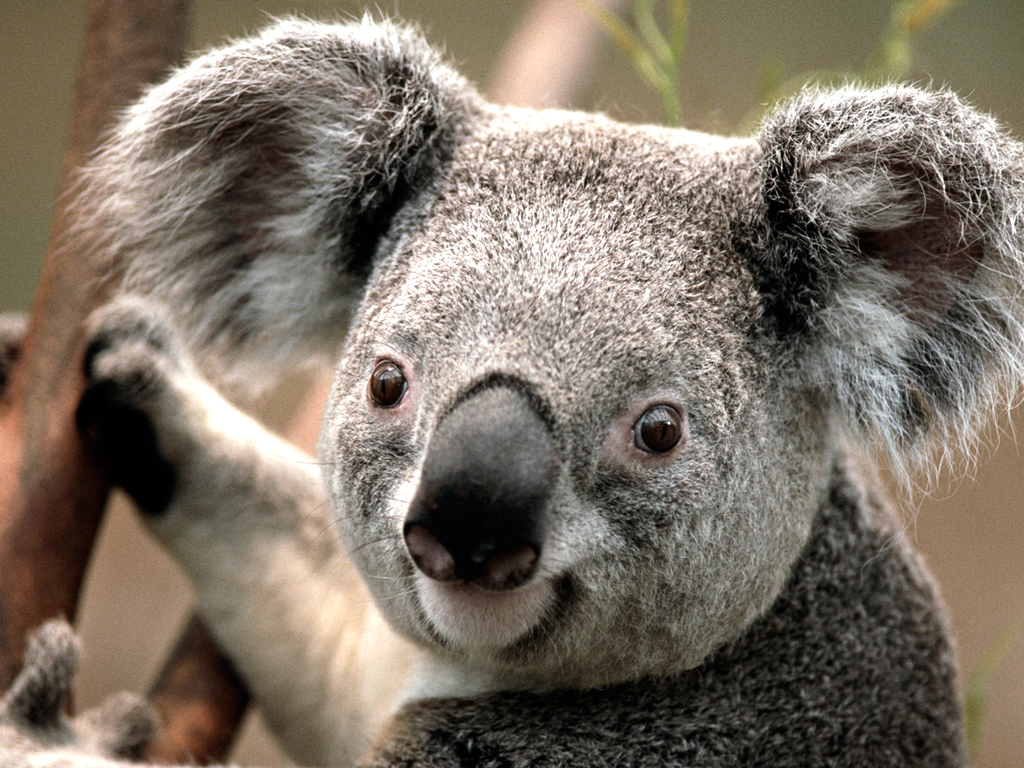
%> input picture Koala.jpg, 1024 x 768 px
$ octave highpass.m   (GNU Octave 9; MATLAB toolbox functions it lacks are replaced by stand-ins)
%> lines starting %> are read from the running program, lines starting %| are printed output that depends on the picture
%Nama		: Hafid Prasetyo Nugroho
%NIM		: 5301414029
%Mata Kuliah	: Pengolahan Citrda digital

clc;
close all; % Mengeluarkan semua window
clear; % Menghpus semua variabel.
workspace; % Make sure the workspace panel is showing.
fontSize = 20;
I = imread('E:\Koala.jpg'); % Membaca file gambar dari hardisk
%> I is the input picture: size 768x1024x3 uint8; mean R, G, B 125.4, 114.7, 102
jarak = imnoise(I,'salt & pepper',0.2); % memberikan efek noise pada gambar
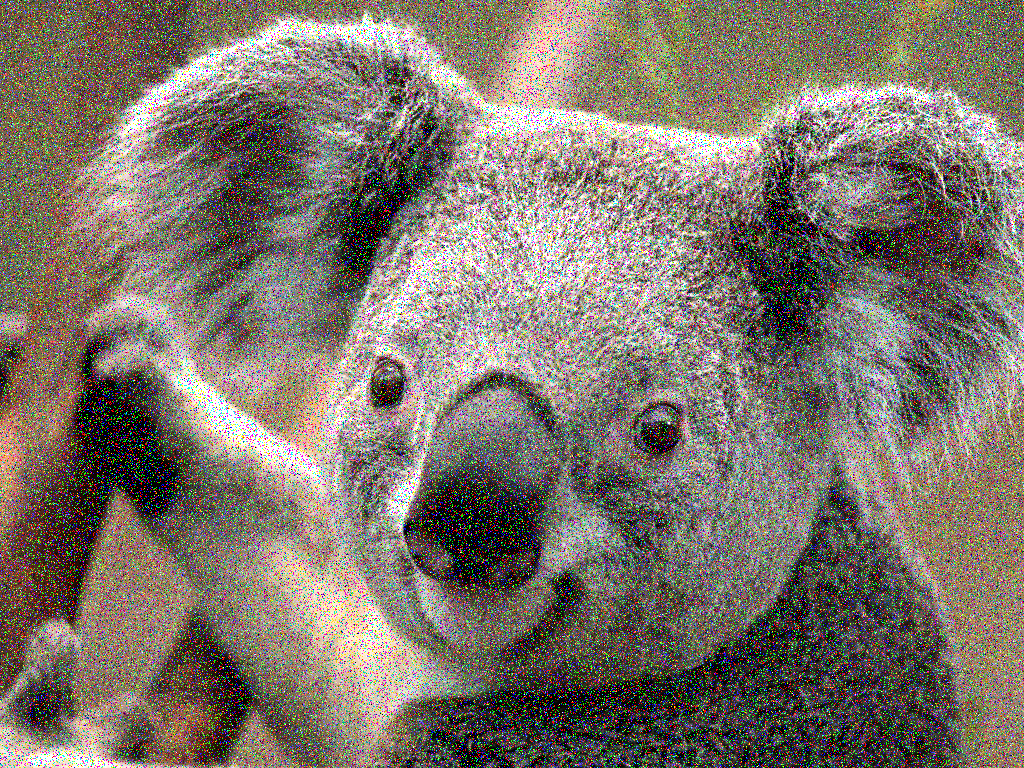
%> jarak: size 768x1024x3 uint8; mean R, G, B 125.9, 117.2, 107.1
r = medfilt2(jarak(:, :, 1), [3 3]); % Filter komposisi warna merah
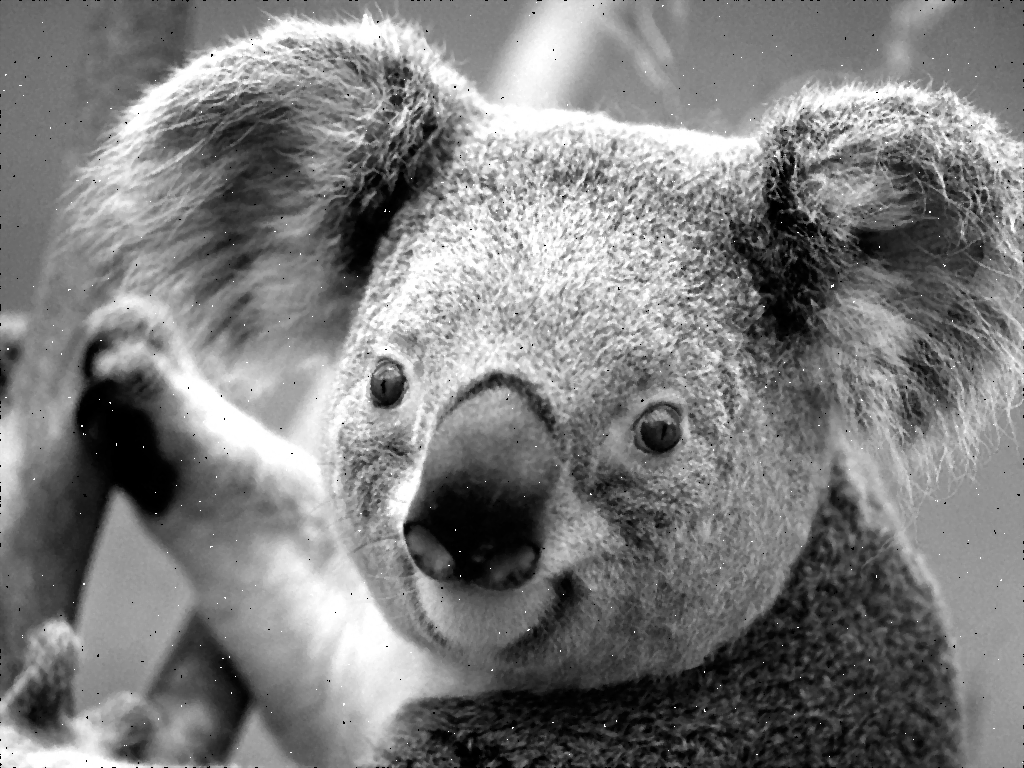
%> r: size 768x1024 uint8; min 0, max 255, mean 125.4
g = medfilt2(jarak(:, :, 2), [3 3]); % Filter komposisi warna hijarakau
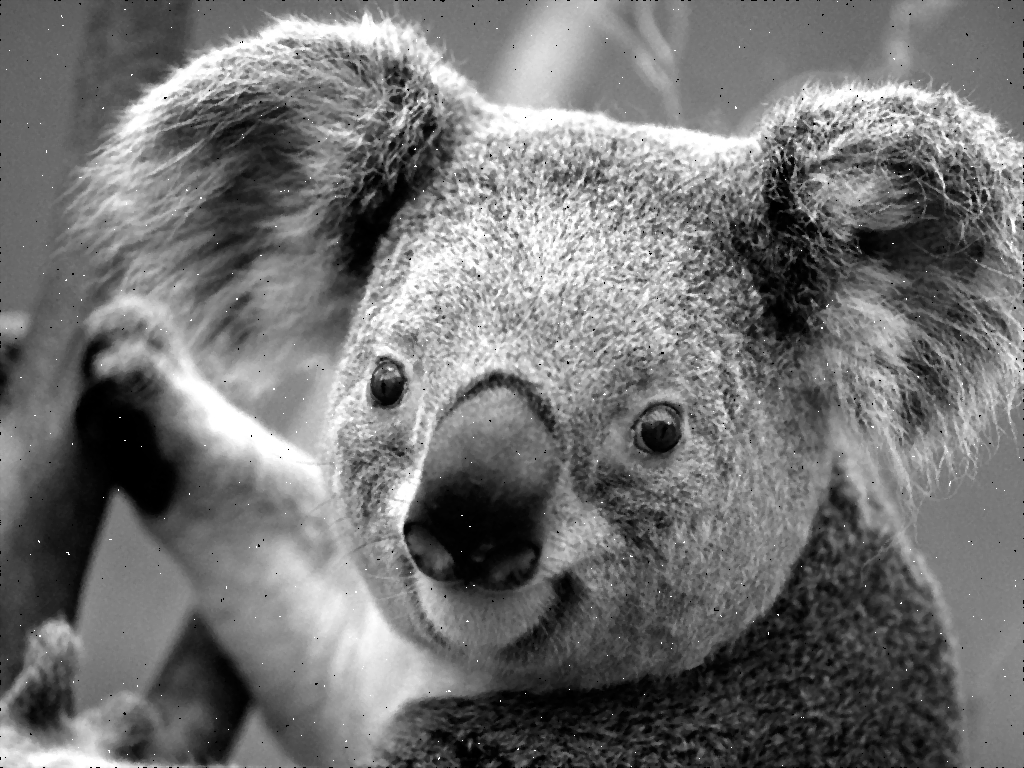
%> g: size 768x1024 uint8; min 0, max 255, mean 114.7
b = medfilt2(jarak(:, :, 3), [3 3]); % Filter komposisi warna biru
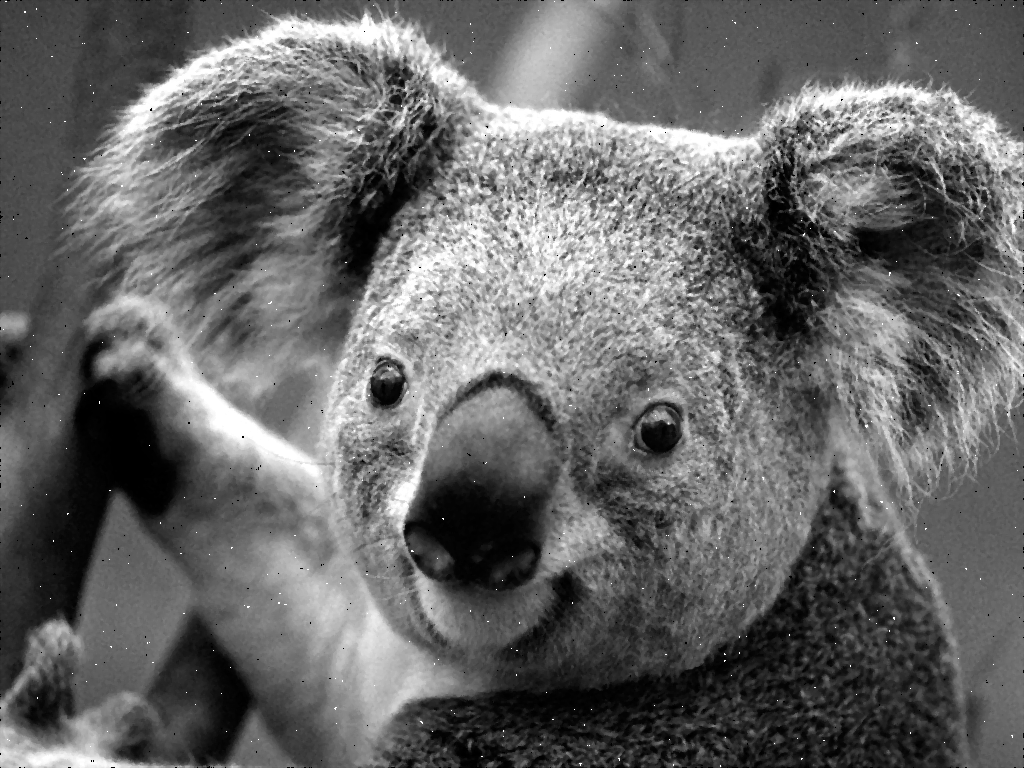
%> b: size 768x1024 uint8; min 0, max 255, mean 102

filter = cat(3, r, g, b); % mengabungkan nilai filter dari r,g,b
imwrite(filter,'E:\Koala_highpass.jpg')
figure; % Menampilkan Figure
rgbImage = filter; % Membaca file gambar dari hardisk
[rows columns numberOfColorBands] = size(rgbImage); %Mengatur Ukuran Gambar
%> rows = 768; columns = 1024; numberOfColorBands = 3
subplot(2, 2, 1); % Membuat Plot 1
imshow(rgbImage, []); % Menanmpilkan gambar asli dari hardisk
title('Original Color Image', 'Fontsize', fontSize); % Membuat Judul dari Plot 1
set(gcf, 'Position', get(0,'Screensize')); % Memaksimalkan ukuran figure.

redPlane = rgbImage(:, :, 1);   % inisialisasi warna merah
greenPlane = rgbImage(:, :, 2); % inisialisasi warna hijau
bluePlane = rgbImage(:, :, 3);  % inisialisasi warna biru

[pixelCountR grayLevelsR] = imhist(redPlane); % Menampilkan histogram warna merah
%> pixelCountR = 256 values, max 14132 at index 256, min 920 at index 14, mean 3072; grayLevelsR = 256 values from 0 to 255
subplot(2, 2, 2); % Membuat plot untuk histogram merah
plot(pixelCountR, 'r'); % perintah plot dengan garis warna merah
title('Histogram of red plane', 'Fontsize', fontSize); % Mengatur judul plot histogram merah
xlim([0 grayLevelsR(end)]); % Mengatur skala plot

[pixelCountG grayLevelsG] = imhist(greenPlane); % Menampilkan histogram warna hijau
%> pixelCountG = 256 values, max 9332 at index 256, min 310 at index 253, mean 3072; grayLevelsG = 256 values from 0 to 255
subplot(2, 2, 3); % Membuat plot untuk histogram hijau
plot(pixelCountG, 'g'); % perintah plot dengan garis warna hijau
title('Histogram of green plane', 'Fontsize', fontSize); % Mengatur judul plot histogram hijau
xlim([0 grayLevelsG(end)]); % Mengatur skala plot

[pixelCountB grayLevelsB] = imhist(bluePlane); % Menampilkan histogram warna biru
%> pixelCountB = 256 values, max 8250 at index 96, min 393 at index 249, mean 3072; grayLevelsB = 256 values from 0 to 255
subplot(2, 2, 4); % Membuat plot untuk histogram biru
plot(pixelCountB, 'b'); % perintah plot dengan garis warna biru
title('Histogram of blue plane', 'Fontsize', fontSize); % Mengatur judul plot histogram biru
xlim([0 grayLevelsB(end)]); % Mengatur skala plot
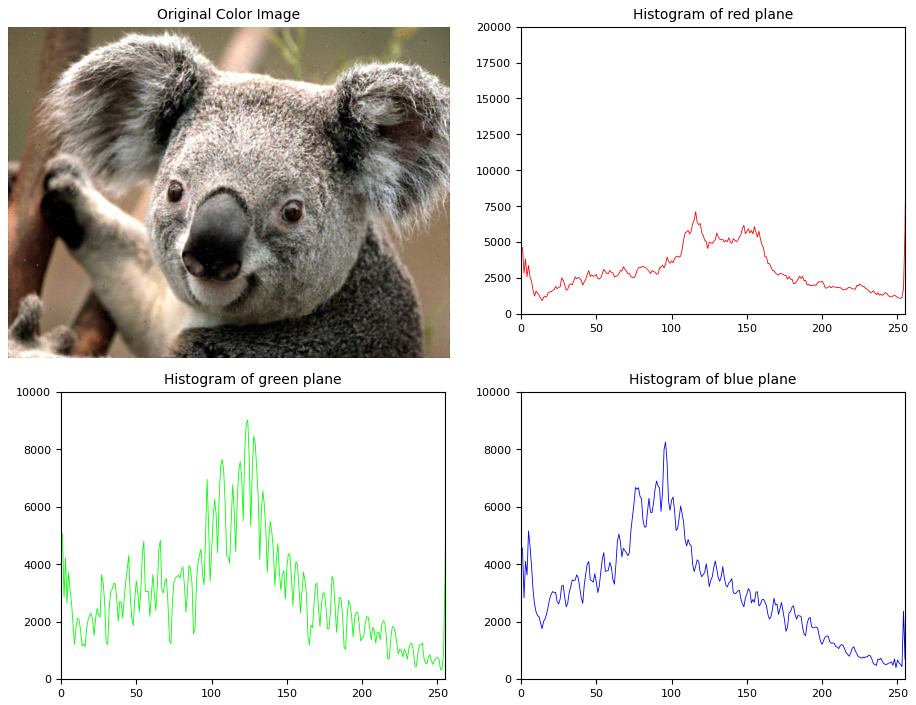
%> figure redrawn from the program's plot data, 4 panels
figure();
subplot(121);imshow(jarak);title('Gambar Asli + Noise'); %menampilkan gambar asli yang sudah di beri effek noise
subplot(122);imshow(filter);title('High Pass Filter'); % Menampilkan hasil gambar yang sudah di highpass filtefigure();%gambar asli
figure();
rgbImage = I; % Membaca file gambar dari hardisk
[rows columns numberOfColorBands] = size(rgbImage); %Mengatur Ukuran Gambar
subplot(2, 2, 1); % Membuat Plot 1
imshow(rgbImage, []); % Menanmpilkan gambar asli dari hardisk
title('Original Color Image', 'Fontsize', fontSize); % Membuat Judul dari Plot 1
set(gcf, 'Position', get(0,'Screensize')); % Memaksimalkan ukuran figure.

redPlane = rgbImage(:, :, 1);   % inisialisasi warna merah
greenPlane = rgbImage(:, :, 2); % inisialisasi warna hijau
bluePlane = rgbImage(:, :, 3);  % inisialisasi warna biru

[pixelCountR grayLevelsR] = imhist(redPlane); % Menampilkan histogram warna merah
%> pixelCountR = 256 values, max 15851 at index 256, min 935 at index 14, mean 3072
subplot(2, 2, 2); % Membuat plot untuk histogram merah
plot(pixelCountR, 'r'); % perintah plot dengan garis warna merah
title('Histogram of red plane', 'Fontsize', fontSize); % Mengatur judul plot histogram merah
xlim([0 grayLevelsR(end)]); % Mengatur skala plot

[pixelCountG grayLevelsG] = imhist(greenPlane); % Menampilkan histogram warna hijau
%> pixelCountG = 256 values, max 10701 at index 256, min 318 at index 253, mean 3072
subplot(2, 2, 3); % Membuat plot untuk histogram hijau
plot(pixelCountG, 'g'); % perintah plot dengan garis warna hijau
title('Histogram of green plane', 'Fontsize', fontSize); % Mengatur judul plot histogram hijau
xlim([0 grayLevelsG(end)]); % Mengatur skala plot

[pixelCountB grayLevelsB] = imhist(bluePlane); % Menampilkan histogram warna biru
%> pixelCountB = 256 values, max 7898 at index 96, min 437 at index 249, mean 3072
subplot(2, 2, 4); % Membuat plot untuk histogram biru
plot(pixelCountB, 'b'); % perintah plot dengan garis warna biru
title('Histogram of blue plane', 'Fontsize', fontSize); % Mengatur judul plot histogram biru
xlim([0 grayLevelsB(end)]); % Mengatur skala plot
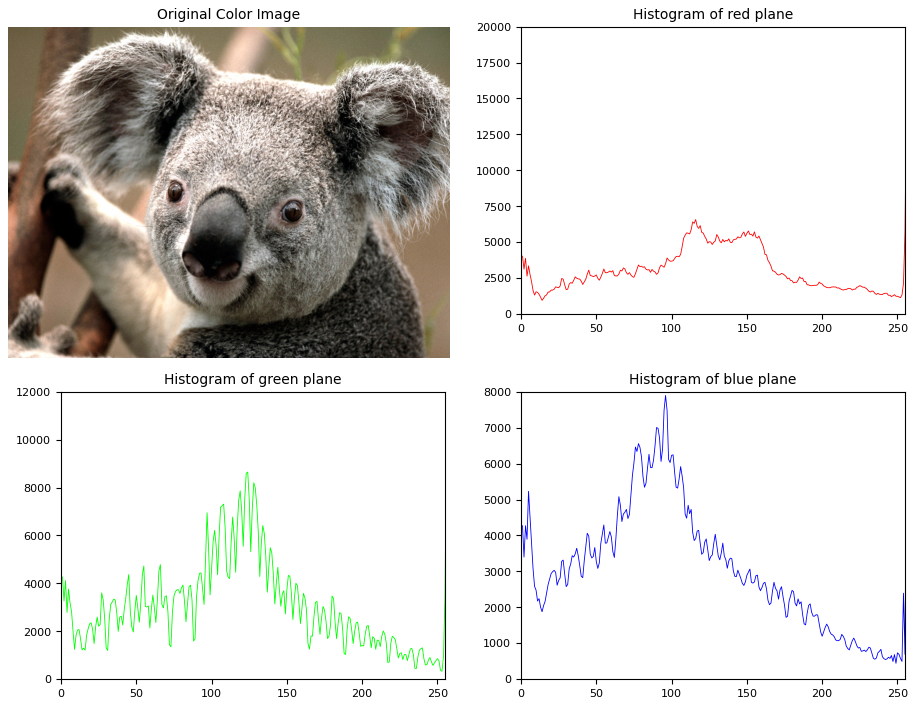
%> figure redrawn from the program's plot data, 4 panels
